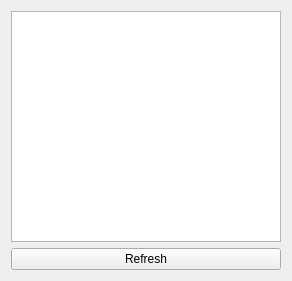
<?xml version="1.0" encoding="UTF-8"?>
<ui version="4.0">
 <class>MainWindow</class>
 <widget class="QMainWindow" name="MainWindow">
  <property name="geometry">
   <rect>
    <x>0</x>
    <y>0</y>
    <width>292</width>
    <height>281</height>
   </rect>
  </property>
  <property name="windowTitle">
   <string>MainWindow</string>
  </property>
  <widget class="QWidget" name="centralWidget">
   <layout class="QGridLayout" name="gridLayout_2">
    <item row="0" column="0">
     <layout class="QGridLayout" name="gridLayout">
      <item row="1" column="0">
       <widget class="QPushButton" name="pushButton">
        <property name="text">
         <string>Refresh</string>
        </property>
       </widget>
      </item>
      <item row="0" column="0">
       <widget class="QTableView" name="tableView"/>
      </item>
     </layout>
    </item>
   </layout>
  </widget>
 </widget>
 <layoutdefault spacing="6" margin="11"/>
 <resources/>
 <connections/>
</ui>
